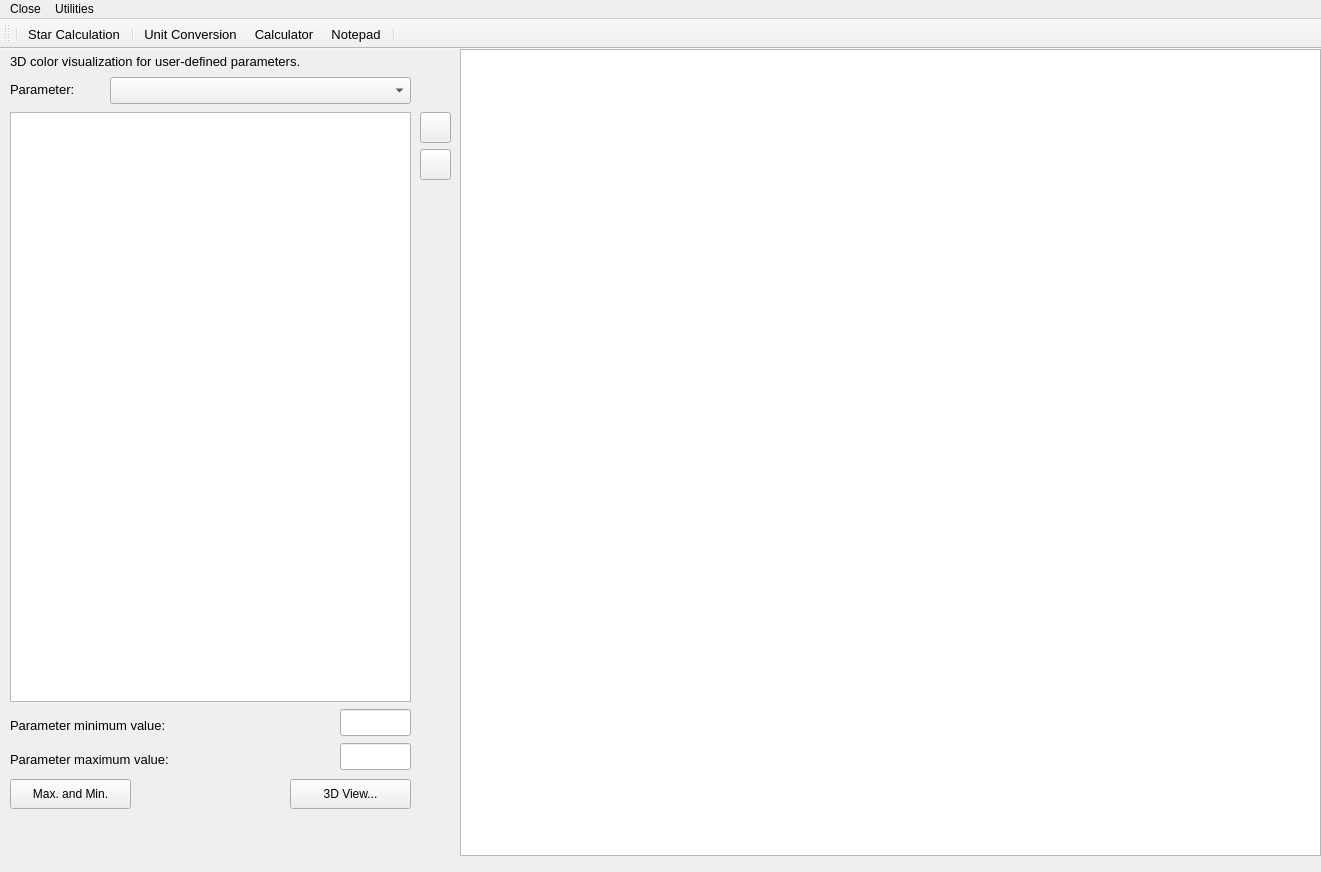
<?xml version="1.0" encoding="UTF-8"?>
<ui version="4.0">
 <class>OutputWindow</class>
 <widget class="QMainWindow" name="OutputWindow">
  <property name="geometry">
   <rect>
    <x>0</x>
    <y>0</y>
    <width>1321</width>
    <height>872</height>
   </rect>
  </property>
  <property name="font">
   <font>
    <pointsize>9</pointsize>
   </font>
  </property>
  <property name="windowTitle">
   <string>Central Software - 3D Parameter Visualization</string>
  </property>
  <widget class="QWidget" name="centralwidget">
   <widget class="QLabel" name="label">
    <property name="geometry">
     <rect>
      <x>10</x>
      <y>-3</y>
      <width>381</width>
      <height>31</height>
     </rect>
    </property>
    <property name="font">
     <font>
      <pointsize>10</pointsize>
     </font>
    </property>
    <property name="text">
     <string>3D color visualization for user-defined parameters.</string>
    </property>
   </widget>
   <widget class="QLabel" name="label_2">
    <property name="geometry">
     <rect>
      <x>10</x>
      <y>40</y>
      <width>53</width>
      <height>16</height>
     </rect>
    </property>
    <property name="text">
     <string/>
    </property>
   </widget>
   <widget class="QLabel" name="label_3">
    <property name="geometry">
     <rect>
      <x>10</x>
      <y>30</y>
      <width>91</width>
      <height>21</height>
     </rect>
    </property>
    <property name="font">
     <font>
      <pointsize>10</pointsize>
     </font>
    </property>
    <property name="text">
     <string>Parameter:</string>
    </property>
   </widget>
   <widget class="QComboBox" name="ow3DParameterVisualizationParameter_comboBox">
    <property name="geometry">
     <rect>
      <x>110</x>
      <y>28</y>
      <width>301</width>
      <height>27</height>
     </rect>
    </property>
   </widget>
   <widget class="QTableWidget" name="ow3DParameterVisualization_tableWidget">
    <property name="geometry">
     <rect>
      <x>10</x>
      <y>63</y>
      <width>401</width>
      <height>590</height>
     </rect>
    </property>
   </widget>
   <widget class="QLabel" name="label_4">
    <property name="geometry">
     <rect>
      <x>10</x>
      <y>666</y>
      <width>211</width>
      <height>20</height>
     </rect>
    </property>
    <property name="font">
     <font>
      <pointsize>10</pointsize>
     </font>
    </property>
    <property name="text">
     <string>Parameter minimum value:</string>
    </property>
   </widget>
   <widget class="QLabel" name="label_5">
    <property name="geometry">
     <rect>
      <x>10</x>
      <y>700</y>
      <width>211</width>
      <height>20</height>
     </rect>
    </property>
    <property name="font">
     <font>
      <pointsize>10</pointsize>
     </font>
    </property>
    <property name="text">
     <string>Parameter maximum value:</string>
    </property>
   </widget>
   <widget class="QLineEdit" name="ow3DParameterVisualizationMinValue_lineEdit">
    <property name="geometry">
     <rect>
      <x>340</x>
      <y>660</y>
      <width>71</width>
      <height>27</height>
     </rect>
    </property>
   </widget>
   <widget class="QLineEdit" name="ow3DParameterVisualizationMaxValue_lineEdit">
    <property name="geometry">
     <rect>
      <x>340</x>
      <y>694</y>
      <width>71</width>
      <height>27</height>
     </rect>
    </property>
   </widget>
   <widget class="QPushButton" name="ow3DParameterVisualization3DView_pushButton">
    <property name="geometry">
     <rect>
      <x>290</x>
      <y>730</y>
      <width>121</width>
      <height>30</height>
     </rect>
    </property>
    <property name="text">
     <string>3D View...</string>
    </property>
   </widget>
   <widget class="QPushButton" name="ow3DParameterVisualizationMaxMin_pushButton">
    <property name="geometry">
     <rect>
      <x>10</x>
      <y>730</y>
      <width>121</width>
      <height>30</height>
     </rect>
    </property>
    <property name="text">
     <string>Max. and Min.</string>
    </property>
   </widget>
   <widget class="QPushButton" name="ow3DParameterVisualizationUp_pushButton">
    <property name="geometry">
     <rect>
      <x>420</x>
      <y>63</y>
      <width>31</width>
      <height>31</height>
     </rect>
    </property>
    <property name="icon">
     <iconset>
      <normaloff>iconos/arrow-up-double.png</normaloff>iconos/arrow-up-double.png</iconset>
    </property>
   </widget>
   <widget class="QPushButton" name="ow3DParameterVisualizationDown_pushButton">
    <property name="geometry">
     <rect>
      <x>420</x>
      <y>100</y>
      <width>31</width>
      <height>31</height>
     </rect>
    </property>
    <property name="icon">
     <iconset>
      <normaloff>iconos/arrow-down-double.png</normaloff>iconos/arrow-down-double.png</iconset>
    </property>
   </widget>
   <widget class="Matplotlib3DWidget" name="ow3DParameterVisualization_graphicsView">
    <property name="geometry">
     <rect>
      <x>460</x>
      <y>0</y>
      <width>861</width>
      <height>807</height>
     </rect>
    </property>
   </widget>
  </widget>
  <widget class="QToolBar" name="iw_toolBar">
   <property name="font">
    <font>
     <pointsize>10</pointsize>
    </font>
   </property>
   <property name="windowTitle">
    <string>toolBar</string>
   </property>
   <property name="iconSize">
    <size>
     <width>30</width>
     <height>30</height>
    </size>
   </property>
   <attribute name="toolBarArea">
    <enum>TopToolBarArea</enum>
   </attribute>
   <attribute name="toolBarBreak">
    <bool>false</bool>
   </attribute>
   <addaction name="separator"/>
   <addaction name="actionStar_Calculation"/>
   <addaction name="separator"/>
   <addaction name="actionUnit_Conversion"/>
   <addaction name="actionCalculator"/>
   <addaction name="actionNotepad"/>
   <addaction name="separator"/>
  </widget>
  <widget class="QMenuBar" name="menubar">
   <property name="geometry">
    <rect>
     <x>0</x>
     <y>0</y>
     <width>1321</width>
     <height>26</height>
    </rect>
   </property>
   <widget class="QMenu" name="menuUtilities">
    <property name="title">
     <string>Utilities</string>
    </property>
    <addaction name="actionUnit_Conversion"/>
    <addaction name="actionCalculator"/>
    <addaction name="actionNotepad"/>
   </widget>
   <widget class="QMenu" name="menuClose">
    <property name="title">
     <string>Close</string>
    </property>
   </widget>
   <addaction name="menuClose"/>
   <addaction name="menuUtilities"/>
  </widget>
  <action name="actionNew">
   <property name="icon">
    <iconset>
     <normaloff>iconos/document-new.png</normaloff>iconos/document-new.png</iconset>
   </property>
   <property name="text">
    <string>New</string>
   </property>
   <property name="shortcut">
    <string>Ctrl+N</string>
   </property>
  </action>
  <action name="actionOpen">
   <property name="icon">
    <iconset>
     <normaloff>iconos/document-open.png</normaloff>iconos/document-open.png</iconset>
   </property>
   <property name="text">
    <string>Open...</string>
   </property>
   <property name="shortcut">
    <string>Ctrl+O</string>
   </property>
  </action>
  <action name="actionSave">
   <property name="icon">
    <iconset>
     <normaloff>iconos/document-save.png</normaloff>iconos/document-save.png</iconset>
   </property>
   <property name="text">
    <string>Save</string>
   </property>
   <property name="shortcut">
    <string>Ctrl+S</string>
   </property>
  </action>
  <action name="actionSave_As">
   <property name="text">
    <string>Save As...</string>
   </property>
  </action>
  <action name="actionPrint">
   <property name="text">
    <string>Print Preview...</string>
   </property>
  </action>
  <action name="actionPrint_2">
   <property name="icon">
    <iconset>
     <normaloff>iconos/document-print.png</normaloff>iconos/document-print.png</iconset>
   </property>
   <property name="text">
    <string>Print..</string>
   </property>
   <property name="shortcut">
    <string>Ctrl+P</string>
   </property>
  </action>
  <action name="actionExit">
   <property name="text">
    <string>Exit</string>
   </property>
  </action>
  <action name="actionCopy_Selection">
   <property name="text">
    <string>Copy Selection</string>
   </property>
  </action>
  <action name="actionPaste">
   <property name="text">
    <string>Paste</string>
   </property>
  </action>
  <action name="actionOne_Span_Analysis">
   <property name="icon">
    <iconset>
     <normaloff>iconos/games-solve.png</normaloff>iconos/games-solve.png</iconset>
   </property>
   <property name="text">
    <string>One Span Analysis...</string>
   </property>
  </action>
  <action name="actionUnit_Setting">
   <property name="text">
    <string>Unit Setting...</string>
   </property>
  </action>
  <action name="actionUnit_Conversion">
   <property name="icon">
    <iconset>
     <normaloff>iconos/measure.png</normaloff>iconos/measure.png</iconset>
   </property>
   <property name="text">
    <string>Unit Conversion...</string>
   </property>
  </action>
  <action name="actionCalculator">
   <property name="icon">
    <iconset>
     <normaloff>iconos/accessories-calculator.png</normaloff>iconos/accessories-calculator.png</iconset>
   </property>
   <property name="text">
    <string>Calculator...</string>
   </property>
  </action>
  <action name="actionNotepad">
   <property name="icon">
    <iconset>
     <normaloff>iconos/story-editor.png</normaloff>iconos/story-editor.png</iconset>
   </property>
   <property name="text">
    <string>Notepad...</string>
   </property>
  </action>
  <action name="actionAbout">
   <property name="icon">
    <iconset>
     <normaloff>iconos/system-help.png</normaloff>iconos/system-help.png</iconset>
   </property>
   <property name="text">
    <string>About...</string>
   </property>
  </action>
  <action name="actionAbbreviation">
   <property name="text">
    <string>Abbreviation...</string>
   </property>
  </action>
  <action name="actionDisclaimer">
   <property name="text">
    <string>Disclaimer...</string>
   </property>
  </action>
  <action name="actionStar_Calculation">
   <property name="icon">
    <iconset>
     <normaloff>iconos/arrow-left.png</normaloff>iconos/arrow-left.png</iconset>
   </property>
   <property name="text">
    <string>Star Calculation</string>
   </property>
   <property name="shortcut">
    <string>F5</string>
   </property>
  </action>
  <action name="actionReturn_to_Input_Window">
   <property name="text">
    <string>Return to Input Window</string>
   </property>
  </action>
  <action name="actionPrint_All">
   <property name="icon">
    <iconset>
     <normaloff>iconos/document-print.png</normaloff>iconos/document-print.png</iconset>
   </property>
   <property name="text">
    <string>Print Report ...</string>
   </property>
  </action>
  <action name="actionPrint_Summary_Only">
   <property name="text">
    <string>Print Summary Only ...</string>
   </property>
  </action>
  <action name="actionGenerate_Report">
   <property name="text">
    <string>Generate Report ...</string>
   </property>
  </action>
  <action name="actionStandoff_Profile">
   <property name="text">
    <string>Standoff Profile ...</string>
   </property>
  </action>
  <action name="action3D_Wellpath">
   <property name="text">
    <string>3D Parameter Visualization ...</string>
   </property>
  </action>
  <action name="actionCentralizer">
   <property name="text">
    <string>Centralizer Spacing Sensitivity Analysis ...</string>
   </property>
  </action>
  <action name="actionGraph_Settings">
   <property name="text">
    <string>Graph Settings ...</string>
   </property>
  </action>
 </widget>
 <customwidgets>
  <customwidget>
   <class>Matplotlib3DWidget</class>
   <extends>QGraphicsView</extends>
   <header location="global">matplotlibwidget</header>
  </customwidget>
 </customwidgets>
 <resources/>
 <connections>
  <connection>
   <sender>actionExit</sender>
   <signal>triggered()</signal>
   <receiver>OutputWindow</receiver>
   <slot>close()</slot>
   <hints>
    <hint type="sourcelabel">
     <x>-1</x>
     <y>-1</y>
    </hint>
    <hint type="destinationlabel">
     <x>748</x>
     <y>498</y>
    </hint>
   </hints>
  </connection>
 </connections>
</ui>
